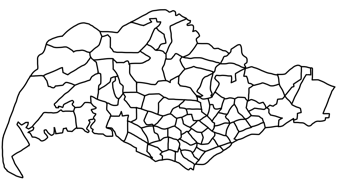
#> input picture map-small.png, 337 x 187 px
$ python color.py
#> lines starting #> are read from the running program, lines starting #| are printed output that depends on the picture
from PIL import Image, ImageDraw, ImageFont
import time
from numpy import array
import json

font_path = 'OpenSans-Regular.ttf'
font = ImageFont.truetype(font_path, 20)

def hex2rgb(h):
    return tuple(int(h[i:i+2], 16) for i in (0, 2, 4))

def drawCircle(draw, mid_x, mid_y, radius, fill, label1='', label2=''):
    draw.ellipse([mid_x-radius, mid_y-radius, mid_x+radius, mid_y+radius], fill=fill)
    draw.text([mid_x, mid_y-10], label1, font=font, fill=(75,0,130), stroke_width=2, stroke_fill=(255, 255, 255))
    draw.text([mid_x, mid_y+10], label2, font=font)

def colorRegion(arr, x, y, rgb):
    """works like a magic wand - this is DFS"""
    toVisit = []
    visited = []
    toVisit.append((x, y))
    while toVisit:
        x, y = toVisit.pop()
        if (x, y) in visited or y < 0 or x < 0 or y >= h or x >= w :
            continue
        elif arr[y][x][0] > 150:
            arr[y][x] = rgb
            toAdd = [(x+i, y+j) for i in range(-1, 2) for j in range(-1, 2) if (i, j) != (0, 0)]
            toVisit = toAdd + toVisit
        visited.append((x, y))
    return arr

with Image.open('map-small.png') as im: #map-small.png is like 0.25x the original image
#> im is the input picture: PIL image 337x187 RGB; min 0, max 255, mean 234.5
    arr = array(im)
    w, h = im.size
#> w = 337; h = 187

    pal = ["f94144","f3722c","f8961e","f9c74f","90be6d","43aa8b","577590"]
    pal = [hex2rgb(h) for h in pal]

    tic = time.process_time()
    with open('coords.json') as f:
#> (reads coords.json from the repository)
        coords = json.load(f)
        for i, (_, (x, y)) in enumerate(coords.items()):
            colorRegion(arr, x//4, y//4, pal[i%len(pal)])
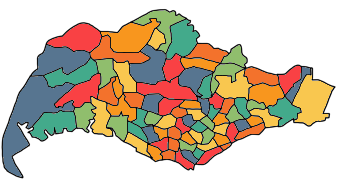
#> arr: shape (187, 337, 3); mean R, G, B 204.8, 190.7, 171.8

    toc = time.process_time()
    print(f'this took {toc-tic}s to color' )

    res = Image.fromarray(arr).resize((w*4, h*4))
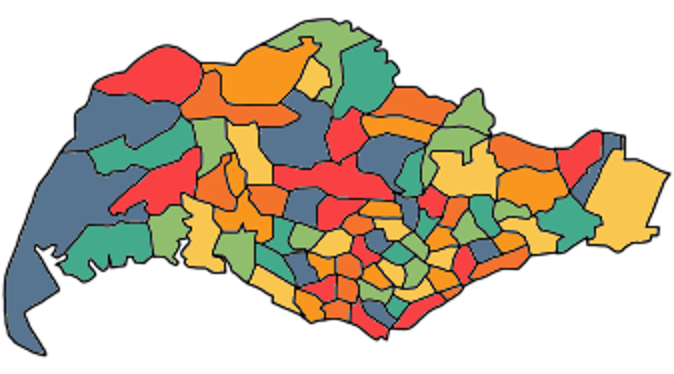
#> res: PIL image 1348x748 RGB (shown at 1/2 size); mean R, G, B 204.5, 190.6, 171.7
    with Image.open('outline.png') as outline:
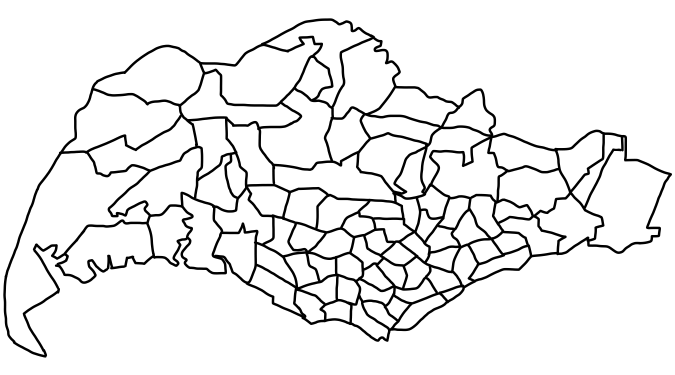
#> input picture outline.png, 1350 x 750 px (shown at 1/2 size)
#> outline is the input picture: PIL image 1350x750 RGBA; mean R, G, B, A 0, 0, 0, 19.9
        res.paste(outline, mask=outline.getchannel('A'))
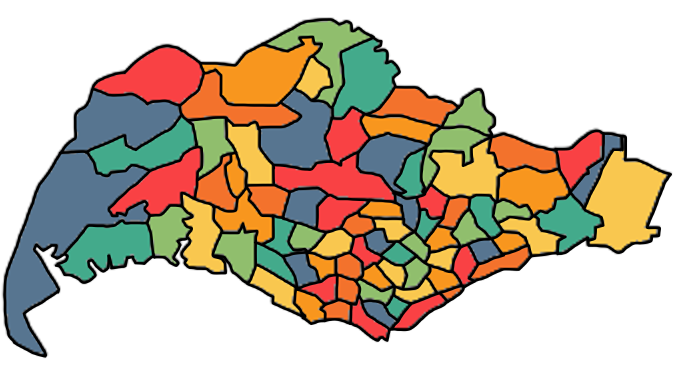
#> res: PIL image 1348x748 RGB (shown at 1/2 size); mean R, G, B 198.7, 185.2, 166.9

    res.show()
